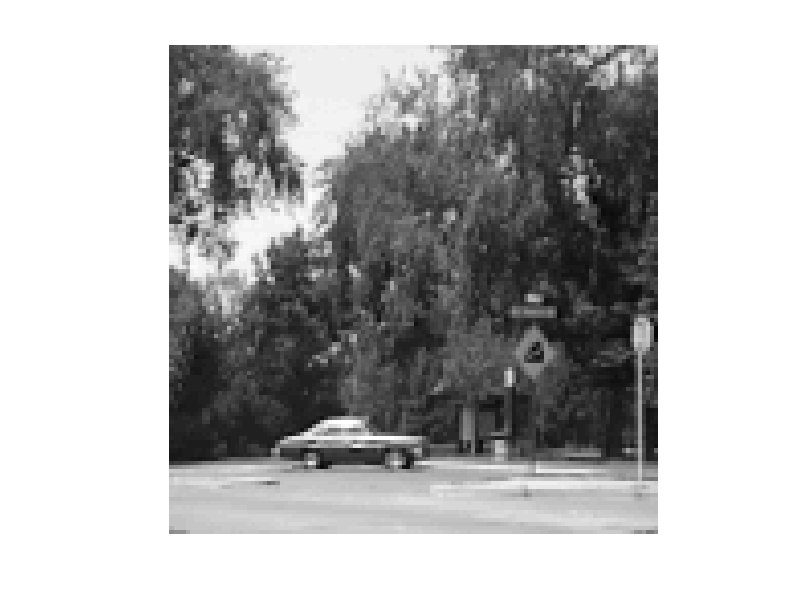

MATLAB code to generate this figure: (Note: this script raises an error after producing the figure.)
rng('default') 

saveimage=0;

% load oiginal car scene image
load cardata.txt
[n,p]=size(cardata);
nx=sqrt(n); ny=nx;
fxy=reshape(cardata,[ny,nx])';

mx=200; % image max

carScene=fxy;

figure;
imagesc(carScene,[0,mx])
axis image, colormap(gray), axis off
if (saveimage==1)
    print(gcf,'-dtiffn','-r100','carScene')
end


gk=[0,0,1,0,0;0,1,2,1,0;1,2,-16,2,1;0,1,2,1,0;0,0,1,0,0];
carSceneLG=MyConv(carScene,gk);

figure;
histogram(carSceneLG)

figure;
imagesc(carSceneLG,[-500,500])
axis image, colormap(gray), axis off
if (saveimage==1)
    print(gcf,'-dtiffn','-r100','carSceneLG')
end

sceneDiff=carSceneLG-carScene;

figure;
histogram(sceneDiff)

figure;
imagesc(sceneDiff,[-500,500])
axis image, colormap(gray), axis off
if (saveimage==1)
    print(gcf,'-dtiffn','-r100','SceneLGDiff')
end
